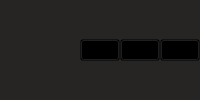
         <widget class="QFrame" name="bar_window">
          <property name="minimumSize">
           <size>
            <width>0</width>
            <height>26</height>
           </size>
          </property>
          <property name="styleSheet">
           <string notr="true">background-color: rgb(39, 37, 36);</string>
          </property>
          <property name="frameShape">
           <enum>QFrame::NoFrame</enum>
          </property>
          <property name="frameShadow">
           <enum>QFrame::Raised</enum>
          </property>
          <layout class="QHBoxLayout" name="horizontalLayout_2">
           <property name="spacing">
            <number>0</number>
           </property>
           <property name="leftMargin">
            <number>0</number>
           </property>
           <property name="topMargin">
            <number>0</number>
           </property>
           <property name="rightMargin">
            <number>0</number>
           </property>
           <property name="bottomMargin">
            <number>0</number>
           </property>
           <item>
            <spacer name="horizontalSpacer_5">
             <property name="orientation">
              <enum>Qt::Horizontal</enum>
             </property>
             <property name="sizeType">
              <enum>QSizePolicy::Expanding</enum>
             </property>
             <property name="sizeHint" stdset="0">
              <size>
               <width>0</width>
               <height>0</height>
              </size>
             </property>
            </spacer>
           </item>
           <item>
            <widget class="QPushButton" name="minimize">
             <property name="minimumSize">
              <size>
               <width>40</width>
               <height>20</height>
              </size>
             </property>
             <property name="styleSheet">
              <string notr="true">

QPushButton{
	
	background-repeat:no-repeat;
	background-image: url(:/login/minimize.png);
	color: rgb(255, 255, 255);
	background-color: rgba(0, 0, 0, 0); 
	 text-align: left;
	background-position: center;

}

QPushButton:hover{
	
	
background-color: rgba(0, 0, 0, 40); 

}

QPushButton:pressed{
	
	background-image: url(:/login/minimize clik.png);
background-color: rgba(0, 0, 0, 75); 

}</string>
             </property>
             <property name="text">
              <string/>
             </property>
            </widget>
           </item>
           <item>
            <widget class="QPushButton" name="maxmize">
             <property name="minimumSize">
              <size>
               <width>40</width>
               <height>20</height>
              </size>
             </property>
             <property name="styleSheet">
              <string notr="true">

QPushButton{
	
	background-repeat:no-repeat;
	background-image: url(:/login/max 1.png);
	color: rgb(255, 255, 255);
	background-color: rgba(0, 0, 0, 0); 
	 text-align: left;
	background-position: center;

}

QPushButton:hover{
	
	
background-color: rgba(0, 0, 0, 40); 

}

QPushButton:pressed{
	
	background-image: url(:/login/max_ click.png);
background-color: rgba(0, 0, 0, 75); 

}</string>
             </property>
             <property name="text">
              <string/>
             </property>
            </widget>
           </item>
           <item>
            <widget class="QPushButton" name="exit">
             <property name="minimumSize">
              <size>
               <width>40</width>
               <height>20</height>
              </size>
             </property>
             <property name="styleSheet">
              <string notr="true">

QPushButton{
	
	background-repeat:no-repeat;
	background-image: url(:/login/close.png);
	color: rgb(255, 255, 255);
	background-color: rgba(0, 0, 0, 0); 
	 text-align: left;
	background-position: center;

}

QPushButton:hover{
	
	
background-color: rgba(0, 0, 0, 40); 

}

QPushButton:pressed{
	
	background-image: url(:/login/close clik.png);
background-color: rgba(0, 0, 0, 75); 

}</string>
             </property>
             <property name="text">
              <string/>
             </property>
            </widget>
           </item>
          </layout>
         </widget>
